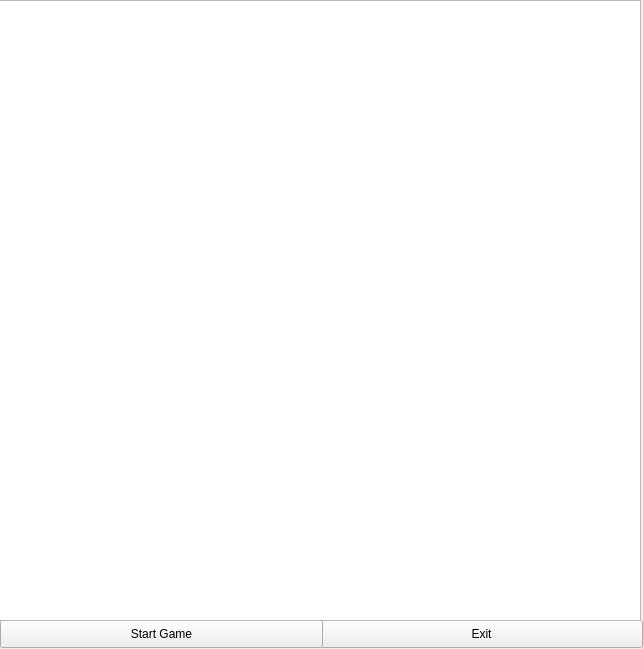
<?xml version="1.0" encoding="UTF-8"?>
<ui version="4.0">
 <class>Widget</class>
 <widget class="QWidget" name="Widget">
  <property name="geometry">
   <rect>
    <x>0</x>
    <y>0</y>
    <width>643</width>
    <height>649</height>
   </rect>
  </property>
  <property name="windowTitle">
   <string>Widget</string>
  </property>
  <widget class="QPushButton" name="pushButton">
   <property name="geometry">
    <rect>
     <x>320</x>
     <y>620</y>
     <width>323</width>
     <height>28</height>
    </rect>
   </property>
   <property name="text">
    <string>Exit</string>
   </property>
  </widget>
  <widget class="QPushButton" name="startGameButton">
   <property name="geometry">
    <rect>
     <x>0</x>
     <y>620</y>
     <width>323</width>
     <height>28</height>
    </rect>
   </property>
   <property name="text">
    <string>Start Game</string>
   </property>
  </widget>
  <widget class="QGraphicsView" name="graphicsView">
   <property name="geometry">
    <rect>
     <x>-10</x>
     <y>0</y>
     <width>651</width>
     <height>621</height>
    </rect>
   </property>
  </widget>
 </widget>
 <resources/>
 <connections/>
</ui>
